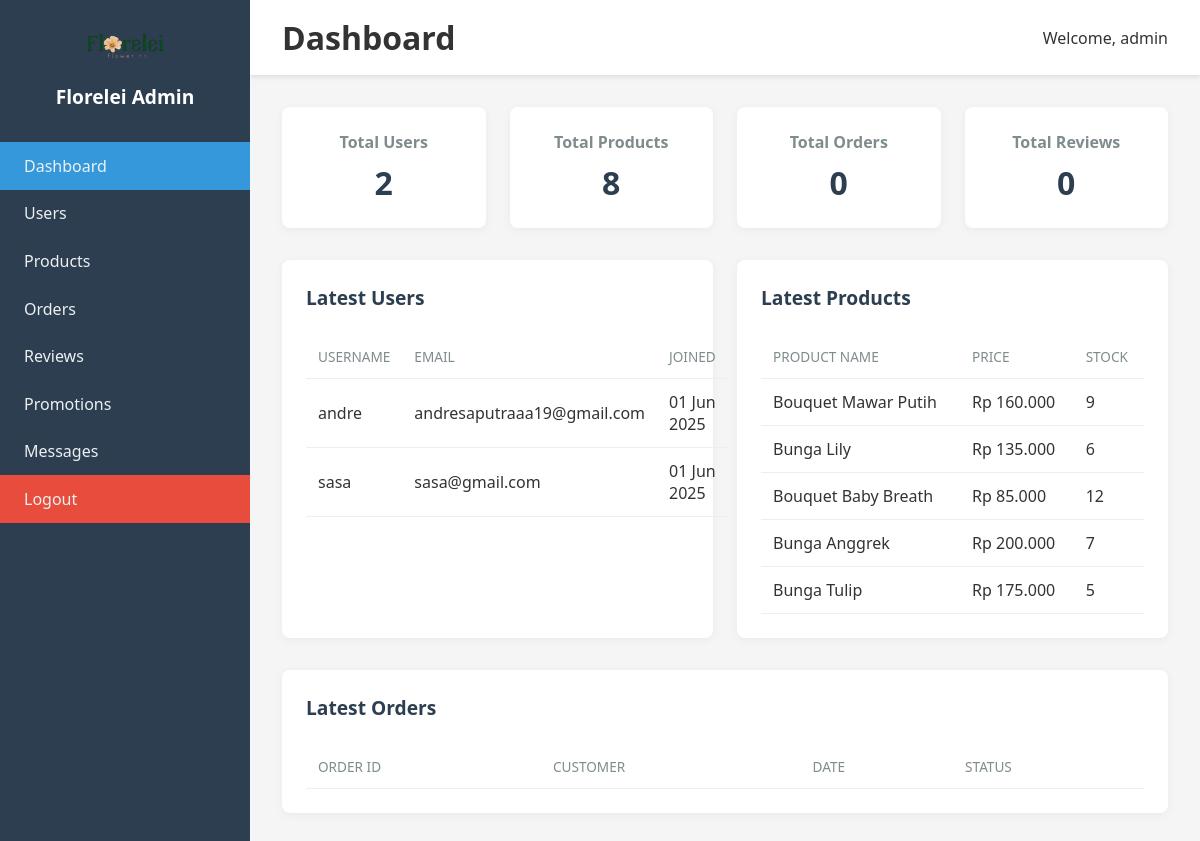
The app's page /admin_dashboard.php (signed in), older data.
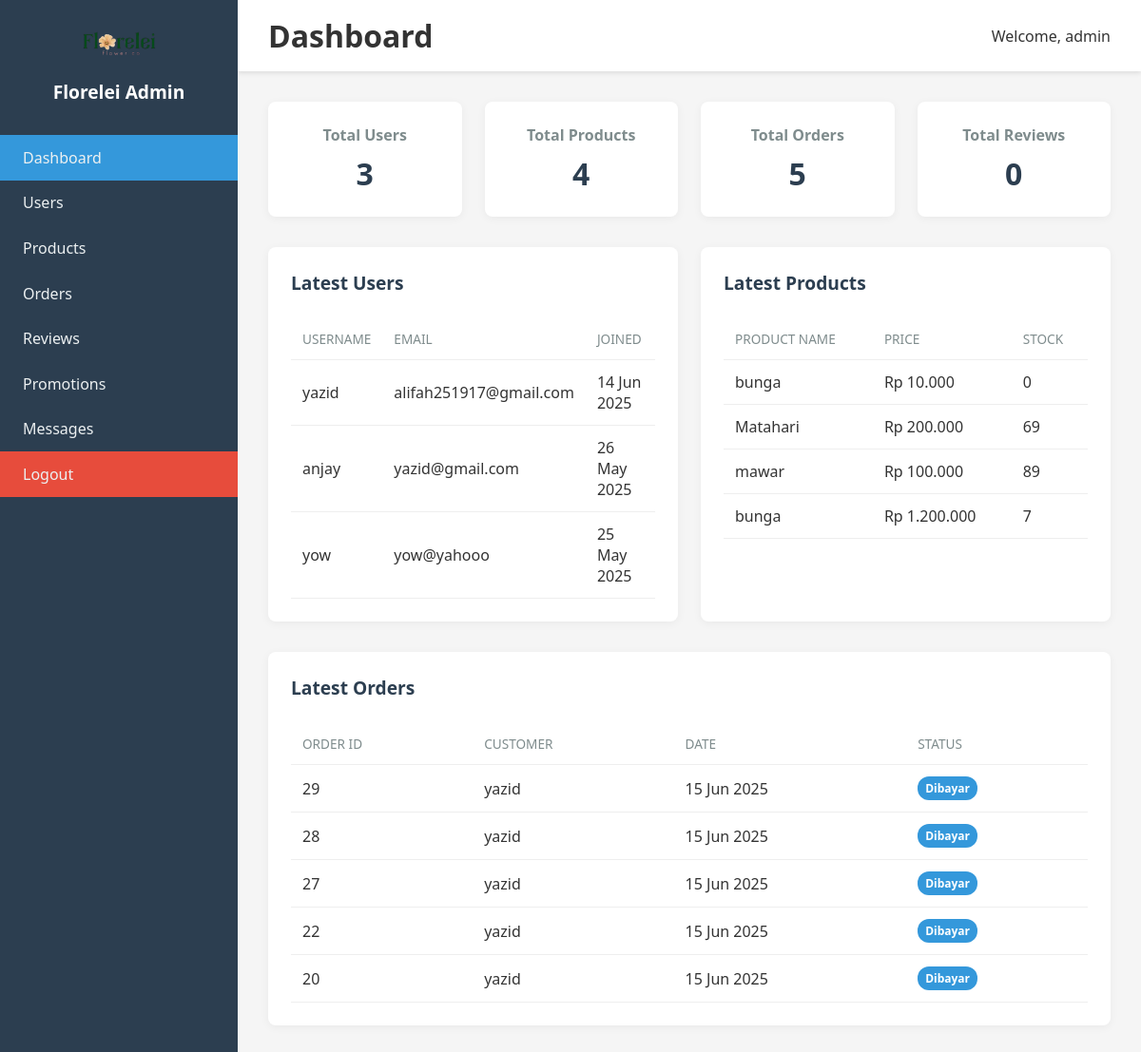
The same page, newer data.
### tables this page shows
CREATE TABLE `user` (
  `id` int(11) NOT NULL,
  `username` varchar(50) NOT NULL,
  `email` varchar(100) NOT NULL,
  `password` varchar(255) NOT NULL,
  `role` enum('admin','user') DEFAULT 'user',
  `profil_id` int(11) DEFAULT NULL,
  `created_at` timestamp NOT NULL DEFAULT current_timestamp()
);

CREATE TABLE `barang` (
  `id` int(11) NOT NULL,
  `nama_barang` varchar(100) NOT NULL,
  `deskripsi` text DEFAULT NULL,
  `harga` decimal(10,2) NOT NULL,
  `gambar` varchar(255) DEFAULT 'default.jpg',
  `stok` int(11) DEFAULT 0,
  `terjual` int(11) DEFAULT 0,
  `created_at` timestamp NOT NULL DEFAULT current_timestamp()
);

CREATE TABLE `pesanan` (
  `id` int(11) NOT NULL,
  `user_id` int(11) DEFAULT NULL,
  `alamat_pengiriman` text DEFAULT NULL,
  `metode_pembayaran` varchar(50) DEFAULT NULL,
  `tanggal_pemesanan` timestamp NOT NULL DEFAULT current_timestamp(),
  `status` enum('pending','menunggu_verifikasi','dibayar','dikirim','selesai','dibatalkan') DEFAULT 'pending'
);

### admin_dashboard.php (the view, shortened to what the changed rows need)
<?php
include "conn.php";
$users_count = $pdo->query("SELECT COUNT(*) FROM user")->fetchColumn();
$products_count = $pdo->query("SELECT COUNT(*) FROM barang")->fetchColumn();
$orders_count = $pdo->query("SELECT COUNT(*) FROM pesanan")->fetchColumn();
$latest_users = $pdo->query("SELECT username, email, created_at FROM user ORDER BY created_at DESC LIMIT 5")->fetchAll();
$latest_products = $pdo->query("SELECT nama_barang, harga, stok FROM barang ORDER BY id DESC LIMIT 5")->fetchAll();
$latest_orders = $pdo->query("SELECT p.id, u.username, p.tanggal_pemesanan, p.status
                             FROM pesanan p
                             JOIN user u ON p.user_id = u.id
                             ORDER BY p.tanggal_pemesanan DESC LIMIT 5")->fetchAll();
?>
<!DOCTYPE html>
<html lang="id">
<head>
    <link rel="stylesheet" href="admin.css">
</head>
<body>
    <div class="admin-container">
        <div class="admin-sidebar">
            <div class="admin-logo">
                <h2>Florelei Admin</h2>
            </div>
        </div>
        <div class="admin-main">
            <header class="admin-header">
                <h1>Dashboard</h1>
            </header>
            <div class="admin-content">
                <div class="admin-stats">
                    <div class="admin-stat-card">
                        <h3>Total Users</h3>
                        <p><?php echo $users_count; ?></p>
                    </div>
                    <div class="admin-stat-card">
                        <h3>Total Products</h3>
                        <p><?php echo $products_count; ?></p>
                    </div>
                    <div class="admin-stat-card">
                        <h3>Total Orders</h3>
                        <p><?php echo $orders_count; ?></p>
                    </div>
                </div>
                <div class="admin-data-section">
                    <div class="admin-data-card">
                        <h2>Latest Users</h2>
                        <table class="admin-table">
                            <thead>
                                <tr>
                                    <th>Username</th>
                                    <th>Email</th>
                                    <th>Joined</th>
                                </tr>
                            </thead>
                            <tbody>
                                <?php foreach ($latest_users as $user): ?>
                                <tr>
                                    <td><?php echo htmlspecialchars($user['username']); ?></td>
                                    <td><?php echo htmlspecialchars($user['email']); ?></td>
                                    <td><?php echo date('d M Y', strtotime($user['created_at'])); ?></td>
                                </tr>
                                <?php endforeach; ?>
                            </tbody>
                        </table>
                    </div>
                    <div class="admin-data-card">
                        <h2>Latest Products</h2>
                        <table class="admin-table">
                            <thead>
                                <tr>
                                    <th>Product Name</th>
                                    <th>Price</th>
                                    <th>Stock</th>
                                </tr>
                            </thead>
                            <tbody>
                                <?php foreach ($latest_products as $product): ?>
                                <tr>
                                    <td><?php echo htmlspecialchars($product['nama_barang']); ?></td>
                                    <td>Rp <?php echo number_format($product['harga'], 0, ',', '.'); ?></td>
                                    <td><?php echo $product['stok']; ?></td>
                                </tr>
                                <?php endforeach; ?>
                            </tbody>
                        </table>
                    </div>
                </div>
                <div class="admin-data-section">
                    <div class="admin-data-card">
                        <h2>Latest Orders</h2>
                        <table class="admin-table">
                            <thead>
                                <tr>
                                    <th>Order ID</th>
                                    <th>Customer</th>
                                    <th>Date</th>
                                    <th>Status</th>
                                </tr>
                            </thead>
                            <tbody>
                                <?php foreach ($latest_orders as $order): ?>
                                <tr>
                                    <td><?php echo $order['id']; ?></td>
                                    <td><?php echo htmlspecialchars($order['username']); ?></td>
                                    <td><?php echo date('d M Y', strtotime($order['tanggal_pemesanan'])); ?></td>
                                    <td><span class="status-badge <?php echo strtolower($order['status']); ?>"><?php echo $order['status']; ?></span></td>
                                </tr>
                                <?php endforeach; ?>
                            </tbody>
                        </table>
                    </div>
                </div>
            </div>
        </div>
    </div>
</body>
</html>

Row changes from the older to the newer data that the page shows:
removed user: username "andre", email "andresaputraaa19@gmail.com", created_at "01 Jun 2025"
removed user: username "sasa", email "sasa@gmail.com", created_at "01 Jun 2025"
removed barang: nama_barang "Bouquet Mawar Putih", harga "160.000", stok "9"
removed barang: nama_barang "Bunga Lily", harga "135.000", stok "6"
removed barang: nama_barang "Bouquet Baby Breath", harga "85.000", stok "12"
removed barang: nama_barang "Bunga Anggrek", harga "200.000", stok "7"
removed barang: nama_barang "Bunga Tulip", harga "175.000", stok "5"
added user: username "yazid", email "alifah251917@gmail.com", created_at "14 Jun 2025"
added user: username "anjay", email "yazid@gmail.com", created_at "26 May 2025"
added user: username "yow", email "yow@yahooo", created_at "25 May 2025"
added barang: nama_barang "bunga", harga "10.000", stok "0"
added barang: nama_barang "Matahari", harga "200.000", stok "69"
added barang: nama_barang "mawar", harga "100.000", stok "89"
added barang: nama_barang "bunga", harga "1.200.000", stok "7"
added pesanan: id "29", user.username "yazid", tanggal_pemesanan "15 Jun 2025", status "Dibayar"
added pesanan: id "28", user.username "yazid", tanggal_pemesanan "15 Jun 2025", status "Dibayar"
added pesanan: id "27", user.username "yazid", tanggal_pemesanan "15 Jun 2025", status "Dibayar"
added pesanan: id "22", user.username "yazid", tanggal_pemesanan "15 Jun 2025", status "Dibayar"
added pesanan: id "20", user.username "yazid", tanggal_pemesanan "15 Jun 2025", status "Dibayar"
Text that changed along with them:
$users_count: "2" → "3"
$products_count: "8" → "4"
$orders_count: "0" → "5"
